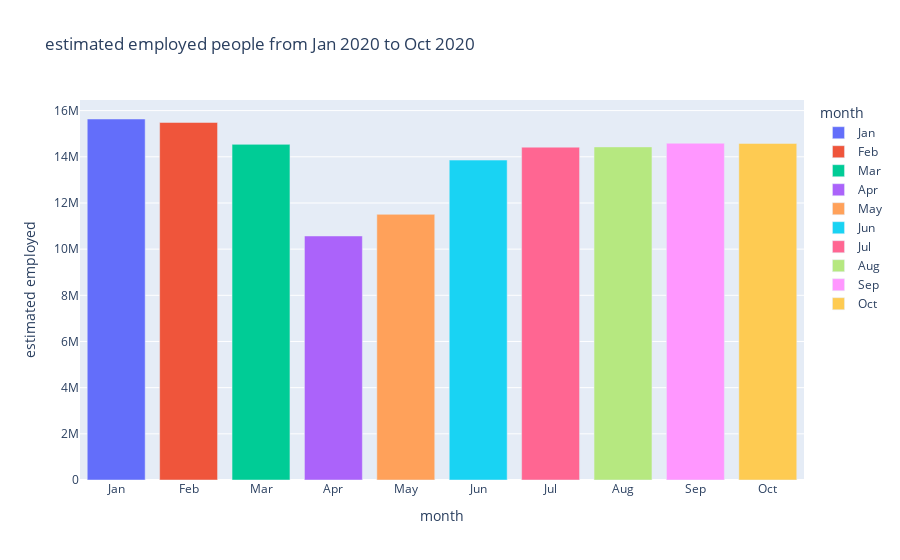

The notebook cell saved with this chart:
### Markdown cell above
BARPLOT FOR EVERY EMPLOYED CITIZEN

### Code cell
fig = px.bar(IND, x='month',y='estimated employed', color='month',
             category_orders = {"month": ["Jan", "Feb", "Mar", "Apr", "May", "Jun", "Jul", "Aug", "Sep", "Oct"]}, 
             title='estimated employed people from Jan 2020 to Oct 2020')

fig.show()

### Figure 1 — Plotly figure (JSON) as saved in the notebook; plotly's stock layout.template omitted (floating-point values rounded to 4 significant figures)
{"data": [{"alignmentgroup": "True", "hovertemplate": "month=%{x}<br>estimated employed=%{y}<extra></extra>", "legendgroup": "Jan", "marker": {"color": "#636efa", "pattern": {"shape": ""}}, "name": "Jan", "offsetgroup": "Jan", "orientation": "v", "showlegend": true, "textposition": "auto", "type": "bar", "x": ["Jan"], "xaxis": "x", "y": [15640000.0], "yaxis": "y"}, {"alignmentgroup": "True", "hovertemplate": "month=%{x}<br>estimated employed=%{y}<extra></extra>", "legendgroup": "Feb", "marker": {"color": "#EF553B", "pattern": {"shape": ""}}, "name": "Feb", "offsetgroup": "Feb", "orientation": "v", "showlegend": true, "textposition": "auto", "type": "bar", "x": ["Feb"], "xaxis": "x", "y": [15490000.0], "yaxis": "y"}, {"alignmentgroup": "True", "hovertemplate": "month=%{x}<br>estimated employed=%{y}<extra></extra>", "legendgroup": "Mar", "marker": {"color": "#00cc96", "pattern": {"shape": ""}}, "name": "Mar", "offsetgroup": "Mar", "orientation": "v", "showlegend": true, "textposition": "auto", "type": "bar", "x": ["Mar"], "xaxis": "x", "y": [14540000.0], "yaxis": "y"}, {"alignmentgroup": "True", "hovertemplate": "month=%{x}<br>estimated employed=%{y}<extra></extra>", "legendgroup": "Apr", "marker": {"color": "#ab63fa", "pattern": {"shape": ""}}, "name": "Apr", "offsetgroup": "Apr", "orientation": "v", "showlegend": true, "textposition": "auto", "type": "bar", "x": ["Apr"], "xaxis": "x", "y": [10570199], "yaxis": "y"}, {"alignmentgroup": "True", "hovertemplate": "month=%{x}<br>estimated employed=%{y}<extra></extra>", "legendgroup": "May", "marker": {"color": "#FFA15A", "pattern": {"shape": ""}}, "name": "May", "offsetgroup": "May", "orientation": "v", "showlegend": true, "textposition": "auto", "type": "bar", "x": ["May"], "xaxis": "x", "y": [11510000.0], "yaxis": "y"}, {"alignmentgroup": "True", "hovertemplate": "month=%{x}<br>estimated employed=%{y}<extra></extra>", "legendgroup": "Jun", "marker": {"color": "#19d3f3", "pattern": {"shape": ""}}, "name": "Jun", "offsetgroup": "Jun", "orientation": "v", "showlegend": true, "textposition": "auto", "type": "bar", "x": ["Jun"], "xaxis": "x", "y": [13860000.0], "yaxis": "y"}, {"alignmentgroup": "True", "hovertemplate": "month=%{x}<br>estimated employed=%{y}<extra></extra>", "legendgroup": "Jul", "marker": {"color": "#FF6692", "pattern": {"shape": ""}}, "name": "Jul", "offsetgroup": "Jul", "orientation": "v", "showlegend": true, "textposition": "auto", "type": "bar", "x": ["Jul"], "xaxis": "x", "y": [14420000.0], "yaxis": "y"}, {"alignmentgroup": "True", "hovertemplate": "month=%{x}<br>estimated employed=%{y}<extra></extra>", "legendgroup": "Aug", "marker": {"color": "#B6E880", "pattern": {"shape": ""}}, "name": "Aug", "offsetgroup": "Aug", "orientation": "v", "showlegend": true, "textposition": "auto", "type": "bar", "x": ["Aug"], "xaxis": "x", "y": [14430000.0], "yaxis": "y"}, {"alignmentgroup": "True", "hovertemplate": "month=%{x}<br>estimated employed=%{y}<extra></extra>", "legendgroup": "Sep", "marker": {"color": "#FF97FF", "pattern": {"shape": ""}}, "name": "Sep", "offsetgroup": "Sep", "orientation": "v", "showlegend": true, "textposition": "auto", "type": "bar", "x": ["Sep"], "xaxis": "x", "y": [14590000.0], "yaxis": "y"}, {"alignmentgroup": "True", "hovertemplate": "month=%{x}<br>estimated employed=%{y}<extra></extra>", "legendgroup": "Oct", "marker": {"color": "#FECB52", "pattern": {"shape": ""}}, "name": "Oct", "offsetgroup": "Oct", "orientation": "v", "showlegend": true, "textposition": "auto", "type": "bar", "x": ["Oct"], "xaxis": "x", "y": [14580000.0], "yaxis": "y"}], "layout": {"barmode": "relative", "legend": {"title": {"text": "month"}, "tracegroupgap": 0}, "title": {"text": "estimated employed people from Jan 2020 to Oct 2020"}, "xaxis": {"anchor": "y", "categoryarray": ["Jan", "Feb", "Mar", "Apr", "May", "Jun", "Jul", "Aug", "Sep", "Oct"], "categoryorder": "array", "domain": [0, 1], "title": {"text": "month"}}, "yaxis": {"anchor": "x", "domain": [0, 1], "title": {"text": "estimated employed"}}}}
